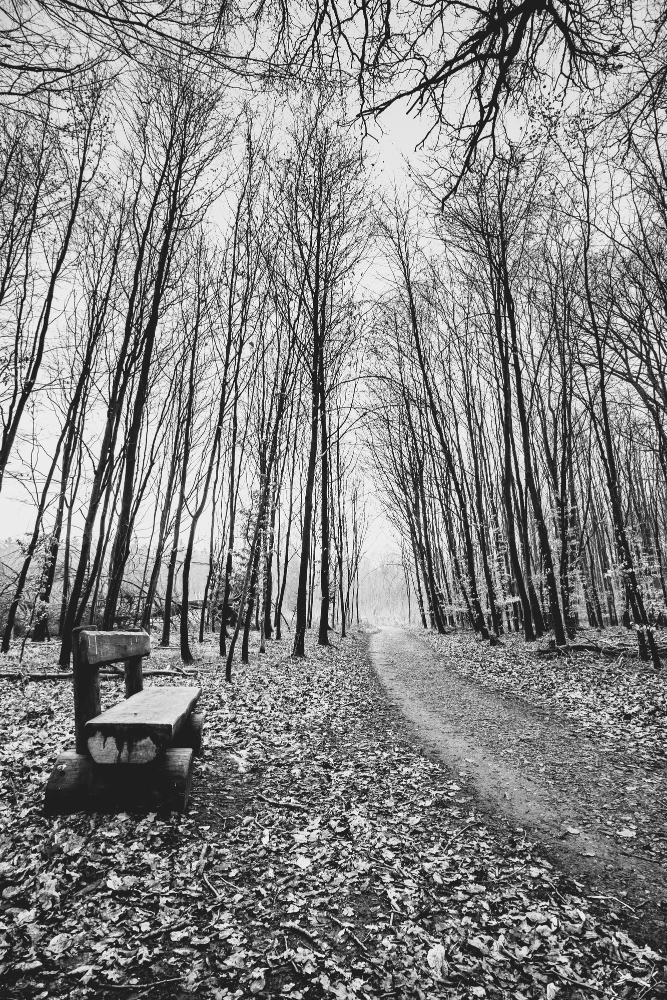
#> input picture HW2/grayscale_image.jpg, 667 x 1000 px
$ python Q6.py
#> lines starting #> are read from the running program, lines starting #| are printed output that depends on the picture
import cv2


def generate_negative(image_path):
    # 1. Read the image in Grayscale mode (0)
#> called with image_path = 'grayscale_image.jpg'
    original_img = cv2.imread(image_path, 0)
#> original_img is the input picture: shape (1000, 667); min 1, max 255, mean 134.2

    if original_img is None:
        print("Error: Could not load image. Check the path.")
        return

    # 2. Generate the Negative
    # We subtract the image matrix from 255.
    # NumPy handles this operation element-wise for every pixel simultaneously.
    negative_img = 255 - original_img
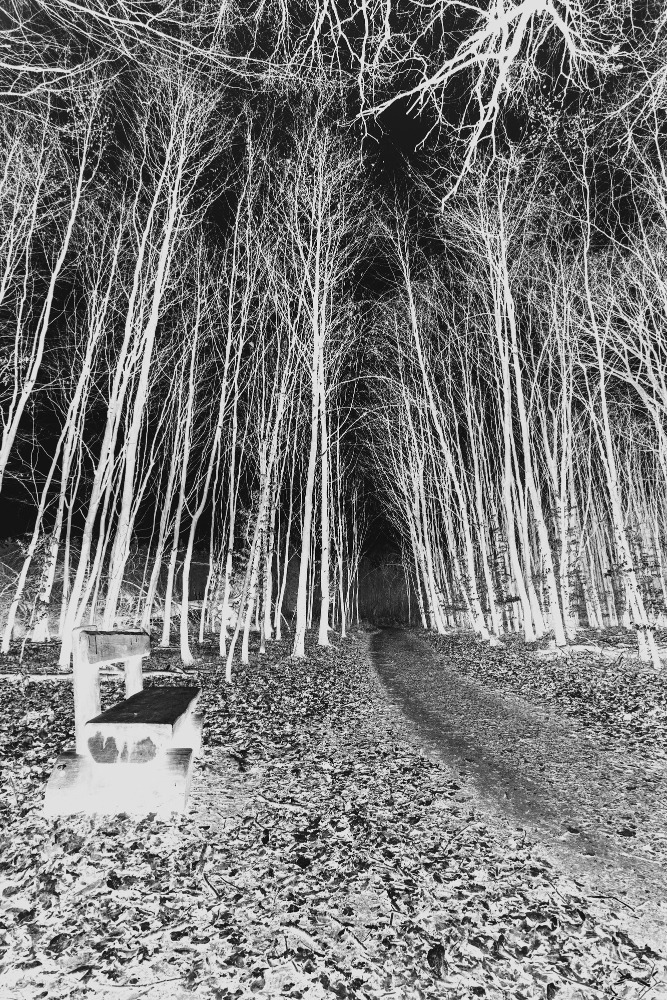
#> negative_img: shape (1000, 667); min 0, max 254, mean 120.8

    # 3. Display the results
    cv2.imshow('Original Grayscale', original_img)
    cv2.imshow('Negative Image', negative_img)

    # 4. Save the result
    cv2.imwrite('negative_output.jpg', negative_img)

    print("Negative image generated and saved as 'negative_output.jpg'")

    cv2.waitKey(0)
    cv2.destroyAllWindows()


if __name__ == "__main__":
    generate_negative('grayscale_image.jpg')
